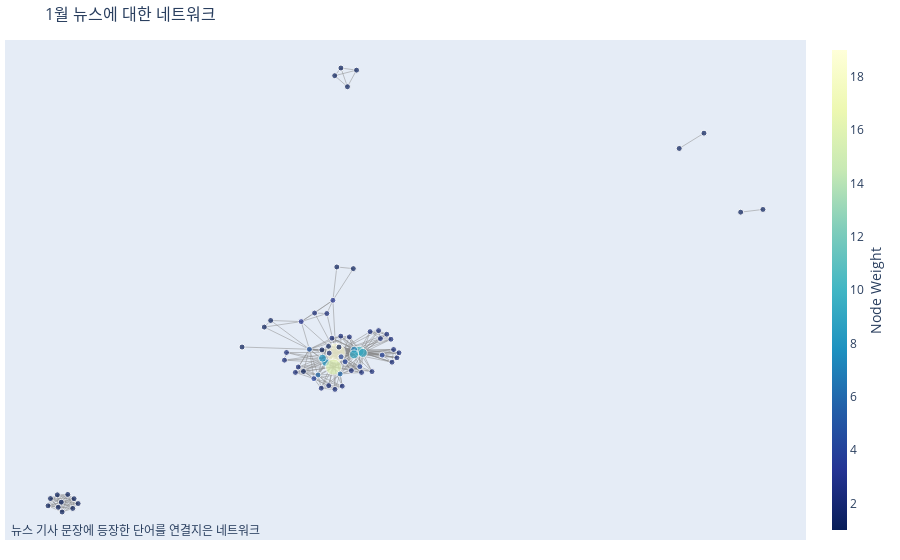

This figure's notebook cell:
### Code cell
fig = go.Figure(
    data=[edge_trace, node_trace],
    layout=go.Layout(
                title=f'1월 뉴스에 대한 네트워크<br>',
                titlefont_size=16,
                showlegend=False,
                hovermode='closest',
                margin=dict(b=20,l=5,r=5,t=40),
                annotations=[ dict(
                    text="뉴스 기사 문장에 등장한 단어를 연결지은 네트워크",
                    showarrow=False,
                    xref="paper", yref="paper",
                    x=0.005, y=-0.002 ) ],
                xaxis=dict(showgrid=False, zeroline=False, showticklabels=False),
                yaxis=dict(showgrid=False, zeroline=False, showticklabels=False))
                )
fig.show()

### Figure 1 — Plotly figure (JSON) as saved in the notebook; plotly's stock layout.template omitted (floating-point values rounded to 4 significant figures; data arrays with more than 128 entries replaced by an {"elided": "..."} marker saying what was removed)
{"data": [{"hoverinfo": "none", "line": {"color": "#888", "width": 0.5}, "mode": "lines", "type": "scatter", "x": {"elided": "1047 float values"}, "y": {"elided": "1047 float values"}}, {"hoverinfo": "text", "marker": {"color": [10, 19, 7, 9, 8, 1, 1, 1, 4, 16, 2, 8, 4, 2, 5, 2, 2, 2, 2, 2, 2, 2, 2, 4, 2, 2, 6, 4, 2, 2, 2, 2, 1, 2, 6, 4, 2, 2, 2, 2, 2, 3, 3, 2, 2, 2, 2, 1, 1, 1, 1, 1, 1, 1, 1, 1, 1, 1, 1, 1, 1, 1, 1, 1, 1, 1, 1, 1, 1, 1, 9], "colorbar": {"thickness": 15, "title": {"side": "right", "text": "Node Weight"}, "xanchor": "left"}, "colorscale": [[0, "rgb(255,255,217)"], [0.125, "rgb(237,248,177)"], [0.25, "rgb(199,233,180)"], [0.375, "rgb(127,205,187)"], [0.5, "rgb(65,182,196)"], [0.625, "rgb(29,145,192)"], [0.75, "rgb(34,94,168)"], [0.875, "rgb(37,52,148)"], [1, "rgb(8,29,88)"]], "line": {"width": 1}, "reversescale": true, "showscale": true, "size": [10, 19, 7, 9, 8, 1, 1, 1, 4, 16, 2, 8, 4, 2, 5, 2, 2, 2, 2, 2, 2, 2, 2, 4, 2, 2, 6, 4, 2, 2, 2, 2, 1, 2, 6, 4, 2, 2, 2, 2, 2, 3, 3, 2, 2, 2, 2, 1, 1, 1, 1, 1, 1, 1, 1, 1, 1, 1, 1, 1, 1, 1, 1, 1, 1, 1, 1, 1, 1, 1, 9], "sizemin": 3}, "mode": "markers", "text": ["# name : 대만", "# name : 탑건", "# name : 주인공", "# name : 점퍼", "# name : 파라마운트", "# name : 로스앤젤레스", "# name : 정윤섭", "# name : 특파원", "# name : 할리우드", "# name : 중국", "# name : 31일", "# name : 미국", "# name : 블룸버그 통신", "# name : 이날", "# name : 탑건:매버릭", "# name : 톰 크루즈", "# name : 조종사", "# name : 자유시보", "# name : 타이완 뉴스", "# name : SETN", "# name : 중화민국", "# name : 관객", "# name : 2019년", "# name : 크루즈", "# name : 제작진", "# name : 재킷", "# name : 경영진", "# name : 아버지", "# name : 1960년대", "# name : 미", "# name : 해군", "# name : 일본", "# name : 롯데엔터테인먼트", "# name : 월스트리트저널", "# name : WSJ", "# name : 텐센트", "# name : 2019년 7월", "# name : 공산당", "# name : 관리", "# name : 미군", "# name : 2019년 말", "# name : 나흘 만", "# name : 북미", "# name : 1억5천600만 달러", "# name : 1천930억 원", "# name : 메모리얼 데이", "# name : 현충일", "# name : 카톡", "# name : okjebo", "# name : 뉴스투데이", "# name : 36년 만", "# name : 1억 5천600만 달러", "# name : 약 1천9백억 원", "# name : 미국 현충일 연휴", "# name : 지난 2007년", "# name : 캐리비안의 해적:세상의 끝", "# name : 15년 만", "# name : 오는 22일", "# name : MBC", "# name : 24시간", "# name : 02-784-4000", "# name : 카카오톡", "# name : @mbc", "# name : 정영한", "# name : 아나운서", "# name : http", "# name : imnews", "# name : .imbc.com/", "# name : replay/2022/", "# name : nwtoday/article/6374402_35752.htm", "# name : 타이완"], "type": "scatter", "x": [0.07898, 0.03046, 0.06876, 0.06838, 0.009184, 0.01525, 0.00156, 0.03707, 0.04985, 0.0256, 0.01673, 0.002727, 0.0415, 0.04081, -0.02464, 0.05886, 0.02232, 0.1197, 0.1235, 0.1454, 0.102, 0.1367, 0.1059, 0.08062, 0.08418, 0.06288, 0.03955, 0.1272, 0.158, 0.151, 0.1622, 0.1476, -0.03707, -0.05388, -0.006737, -0.0152, -0.04791, 0.04388, 0.02869, 4.215e-05, 0.01567, 0.02442, -0.04178, -0.0138, 0.01176, -0.07665, -0.07241, 0.7984, 0.7468, -0.1053, -0.1187, 0.03252, 0.06696, 0.02821, 0.04111, 0.07373, 0.05473, -0.1651, 0.8749, 0.9214, -0.5421, -0.5485, -0.5071, -0.5647, -0.5504, -0.5404, -0.5155, -0.5697, -0.5286, -0.5182, 0.08673], "y": [-0.01858, -0.02396, -0.01327, -0.03035, -0.05928, -0.001059, -0.0139, -0.003984, -0.05676, -0.07589, -0.02564, -0.04382, -0.03883, 0.03549, -0.01178, 0.03252, 0.02821, 0.05529, 0.0266, 0.02421, 0.05162, 0.04246, -0.09206, -0.07417, -0.09515, -0.08851, -0.1006, -0.03291, -0.0423, -0.01264, -0.02445, -0.05832, -0.09155, -0.09503, -0.1042, -0.1173, -0.07561, -0.1444, -0.1561, -0.1519, -0.1425, 0.1645, 0.0878, 0.1186, 0.1168, -0.05096, -0.02329, 0.7656, 0.7106, 0.09178, 0.06805, 0.2842, 0.2782, 0.9723, 1, 0.9924, 0.9326, -0.003702, 0.4814, 0.4912, -0.5618, -0.5803, -0.5668, -0.5488, -0.5354, -0.5972, -0.5493, -0.5749, -0.534, -0.5843, -0.02481]}], "layout": {"annotations": [{"showarrow": false, "text": "뉴스 기사 문장에 등장한 단어를 연결지은 네트워크", "x": 0.005, "xref": "paper", "y": -0.002, "yref": "paper"}], "autosize": true, "hovermode": "closest", "margin": {"b": 20, "l": 5, "r": 5, "t": 40}, "showlegend": false, "title": {"font": {"size": 16}, "text": "1월 뉴스에 대한 네트워크<br>"}, "xaxis": {"autorange": true, "range": [-0.6578, 1.009], "showgrid": false, "showticklabels": false, "type": "linear", "zeroline": false}, "yaxis": {"autorange": true, "range": [-0.7061, 1.109], "showgrid": false, "showticklabels": false, "type": "linear", "zeroline": false}}}
